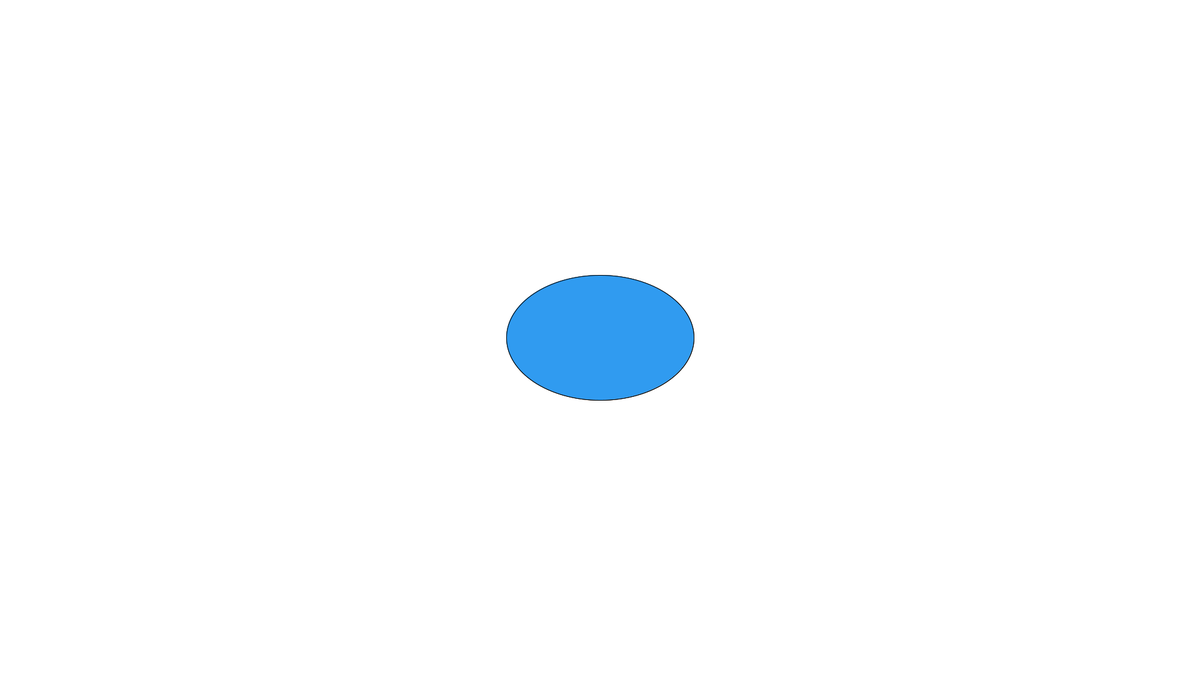
Frame 1 (no input)
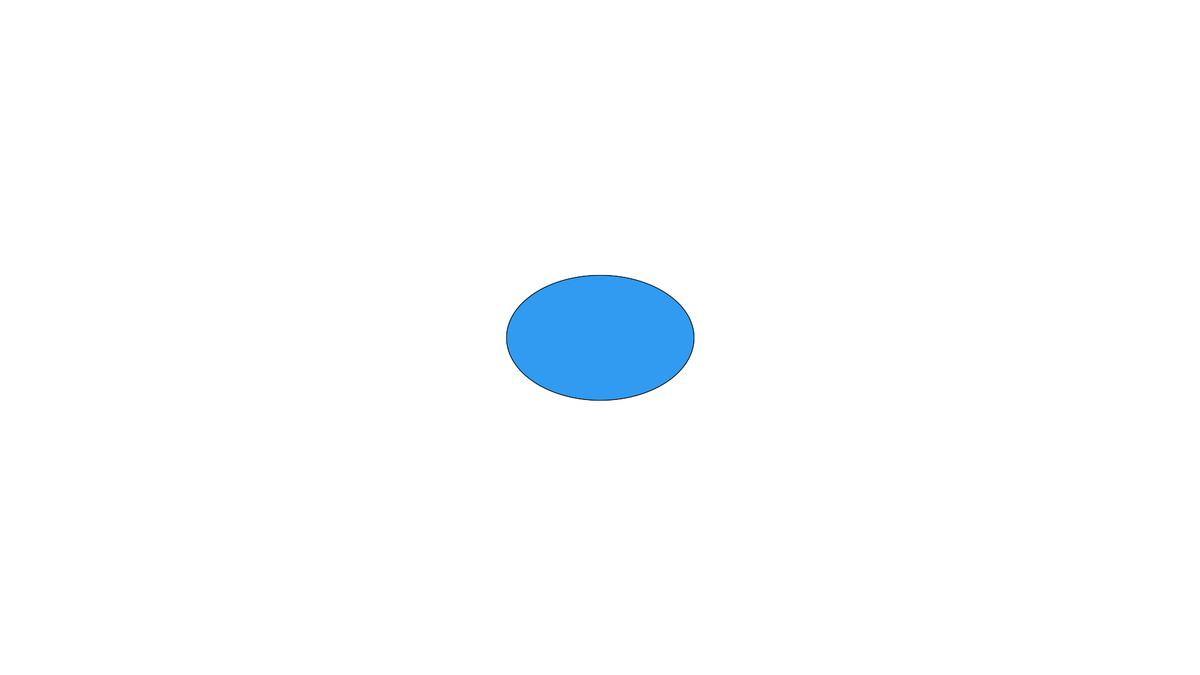
Frame 60 (the mouse pressed at the canvas centre just before this capture)
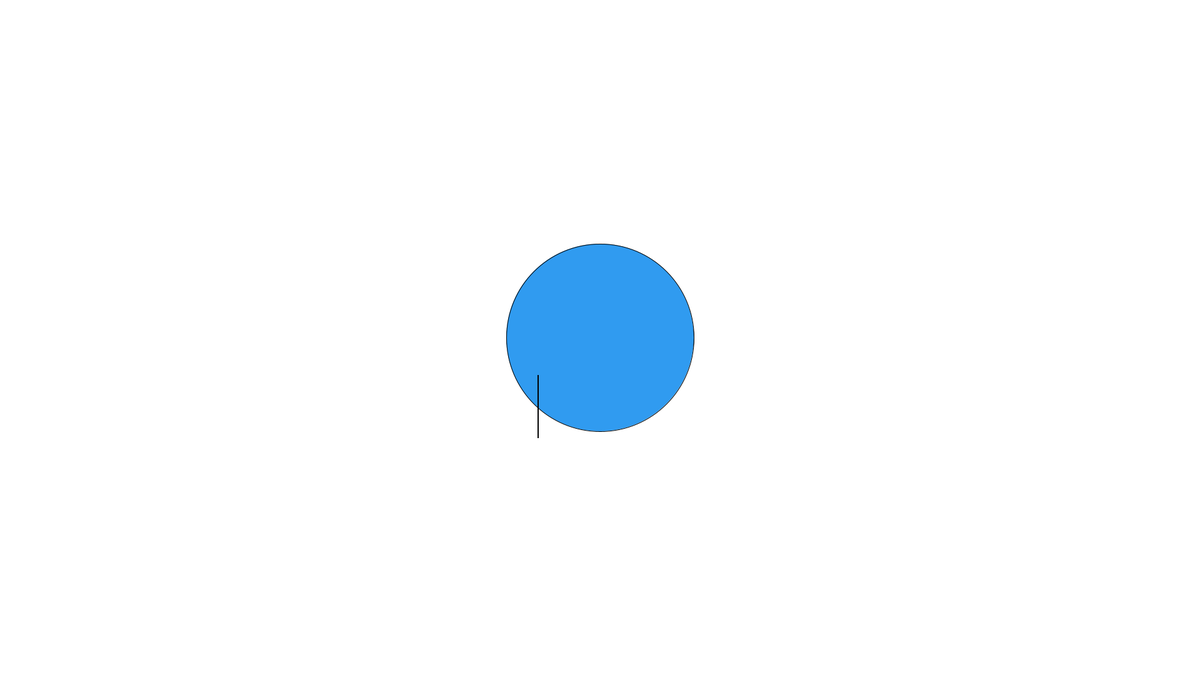
Frame 120 (the mouse held since frame 60 and released just before this capture)

The Processing sketch that drew these frames (run headless with seeded random() and noise(); from frame 60 on, the mouse is pressed at the canvas centre):

// Processing sketch: Logical_Dot
// ── Logical_Dot.pde


void setup() {
  size(1920, 1080);
}

void draw() {
 background(#FFFFFF);
  ellipse(960, 540, 300, 200);
  if (mousePressed) {
    fill(#309BF0);
    ellipse(960, 540, 300, 300);
    fill(#000000);
  rect(860, 600, 1, 100);
  } else {
   
    fill(#309BF0);
    ellipse(960, 540, 300, 200);
  }
}
